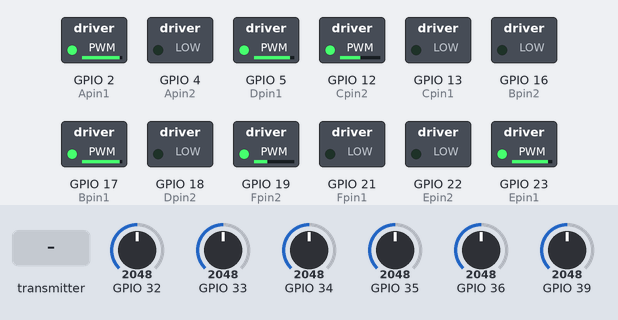
A sketch run on a simulated ESP32. Shown: switched loads named in the sketch (green lamp = pin HIGH). Inputs (shaded band) come from the test bench; at power-on: GPIO 39 = 2048, GPIO 32 = 2048, GPIO 33 = 2048, GPIO 34 = 2048, GPIO 35 = 2048, GPIO 36 = 2048. What the sketch prints to the serial monitor is not drawn.

Above: at 1.2 s.
1.3 s: GPIO 39 set to 1961
At 2.2 s:
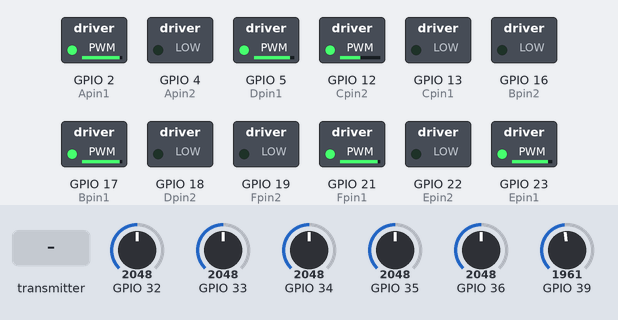
2.8 s: GPIO 32 set to 2866
At 3.6 s:
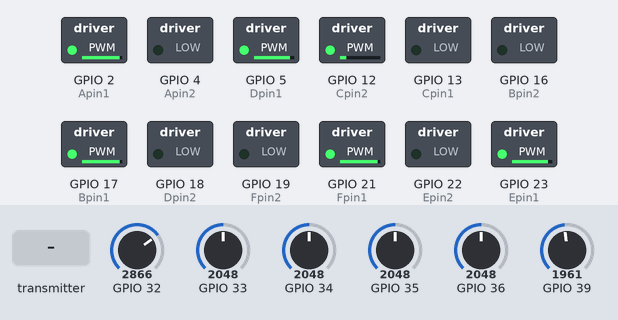
4.3 s: GPIO 33 set to 1228
At 4.7 s:
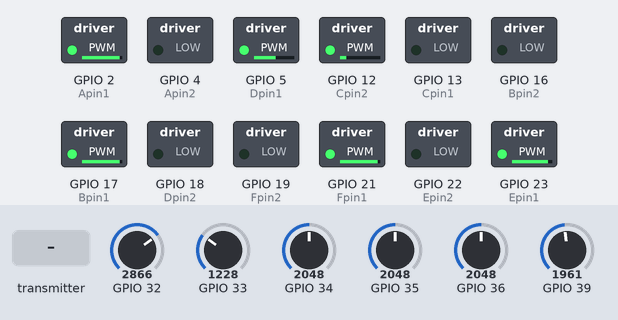
5.8 s: the transmitter starts sending Fdest = 25
At 6.4 s:
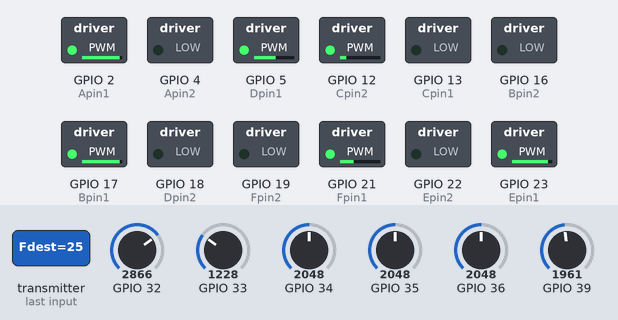
7.3 s: the transmitter starts sending Adest = 25
At 8.5 s:
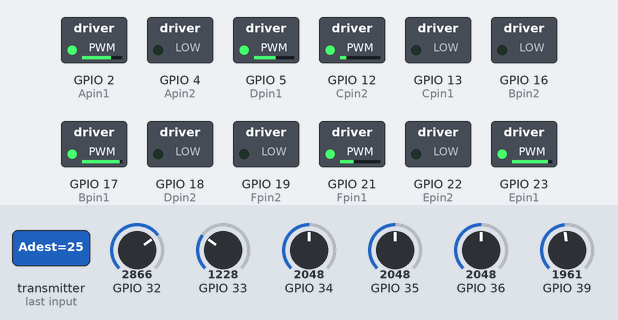
8.8 s: GPIO 34 set to 460
At 9.1 s:
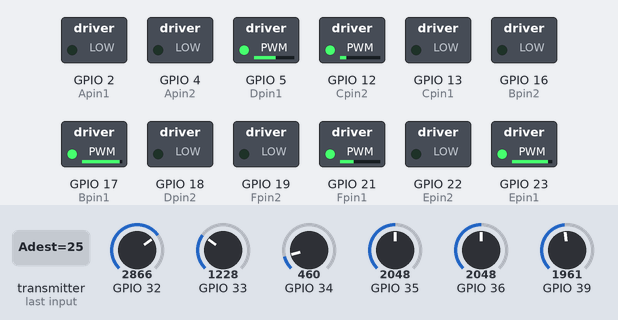
Timing chart, 0 to 11.3 s (numbered marks = the images above; inputs shaded):
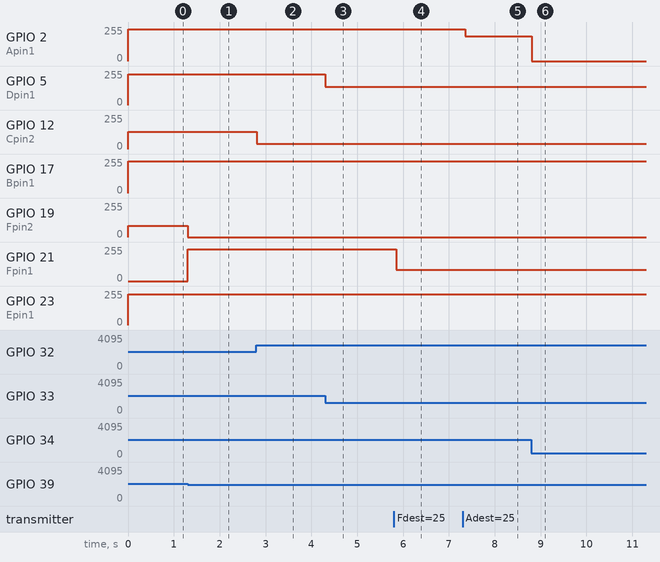

Measured:
- the behaviour switches between 2000 and 1999 on GPIO 39 (found by bisection; images 0 and 1)
- after the input at 1.3 s, GPIO 19 (Fpin2): 84/255 → 0/255 at once; GPIO 21 (Fpin1): 0/255 → 239/255 at once
- after the input at 2.8 s, GPIO 12 (Cpin2): 128/255 → 39/255 at once
- after the input at 4.3 s, GPIO 5 (Dpin1): 229/255 → 138/255 at once
- after the input at 5.8 s, GPIO 21 (Fpin1): 239/255 → 85/255 after 0.06 s
- after the input at 7.3 s, GPIO 2 (Apin1): 239/255 → 184/255 after 0.06 s
- after the input at 8.8 s, GPIO 2 (Apin1): 184/255 → 0/255 at once

The sketch:

HandProgram2.ino
```cpp
#include <esp_now.h>
#include <WiFi.h>

typedef struct struct_message {
    float Adest;
    float Bdest;
    float Cdest;
    float Ddest;
    float Edest;
    float Fdest;

} struct_message;
struct_message myData;
void OnDataRecv(const uint8_t * mac, const uint8_t *incomingData, int len) {
  memcpy(&myData, incomingData, sizeof(myData));
  //Serial.print("Bytes received: ");
}


const int freq = 1000;
const int res = 8;
// motor PID control variables
int motorLimit = 240;
int kp = 450;
int kd = 300;
int kpT = 450;
int kdT = 2100;

// A = middle finger B = pointer finger C = ring finger D = pinky

float AcalculatedPos = 10.6;
int ArawPotValue = 0;
int ArawPotValuePrev = 0;
int Aoffset = 2000;
int Aadjusted = 0;
int AadjustedPrev = 0;

float BcalculatedPos = 10.0;
int BrawPotValue = 0;
int BrawPotValuePrev = 0;
int Boffset = 2000;
int Badjusted = 0;
int BadjustedPrev = 0;

float CcalculatedPos = 10.0;
int CrawPotValue = 0;
int CrawPotValuePrev = 0;
int Coffset = 2000;
int Cadjusted = 0;
int CadjustedPrev = 0;

float DcalculatedPos = 10.0;
int DrawPotValue = 0;
int DrawPotValuePrev = 0;
int Doffset = 2000;
int Dadjusted = 0;
int DadjustedPrev = 0;


float EcalculatedPos = 10.0;
int ErawPotValue = 0;
int ErawPotValuePrev = 0;
int Eoffset = 2000;
int Eadjusted = 0;
int EadjustedPrev = 0;

float FcalculatedPos = 10.0;
int FrawPotValue = 0;
int FrawPotValuePrev = 0;
int Foffset = 2000;
int Fadjusted = 0;
int FadjustedPrev = 0;

//  A is middle, B is pointer, C is Ring, D is pinky, E is thumb fold, F is thumb digits

float Agoal = 10.6;
float Aerror, AprevError;
int Apin1 = 2, Apin2 = 4;                   // motor signal pins
const int Achan1 =0, Achan2 = 1;            // channells
int Aout1 = 0, Aout2 = 0;

float Bgoal = 10.2;
float Berror, BprevError;
int Bpin1 = 17, Bpin2 = 16;                   // motor signal pins
const int Bchan1 =2, Bchan2 = 3;            // channells
int Bout1 = 0, Bout2 = 0;

float Cgoal = 10.3;
float Cerror, CprevError;
int Cpin1 = 13, Cpin2 = 12;                   // motor signal pins
const int Cchan1 =4, Cchan2 = 5;            // channells
int Cout1 = 0, Cout2 = 0;

float Dgoal = 9.5;
float Derror, DprevError;
int Dpin1 = 5, Dpin2 = 18;                   // motor signal pins
const int Dchan1 =6, Dchan2 = 7;            // channells
int Dout1 = 0, Dout2 = 0;

float Egoal = 10.2;
float Eerror, EprevError;
int Epin1 = 23, Epin2 = 22;                   // motor signal pins
const int Echan1 =8, Echan2 = 9;            // channells
int Eout1 = 0, Eout2 = 0;

float Fgoal = 0.8;
float Ferror, FprevError;
int Fpin1 = 21, Fpin2 = 19;                   // motor signal pins
const int Fchan1 =10, Fchan2 = 11;            // channells
int Fout1 = 0, Fout2 = 0;


void setup() {
  // put your setup code here, to run once:
  Serial.begin (115200);
  WiFi.mode(WIFI_STA);
  if (esp_now_init() != ESP_OK) {
    //Serial.println("Error initializing ESP-NOW");
    return;
  }
  esp_now_register_recv_cb(esp_now_recv_cb_t(OnDataRecv));


  // Motor A setup
  ledcSetup(Achan1,freq,res);  ledcSetup(Achan2,freq,res);
  ledcAttachPin(Apin1,Achan1); ledcAttachPin(Apin2,Achan2);
  ledcWrite(Achan1, 0); ledcWrite(Achan2, 0);

  ledcSetup(Bchan1,freq,res);  ledcSetup(Bchan2,freq,res);
  ledcAttachPin(Bpin1,Bchan1); ledcAttachPin(Bpin2,Bchan2);
  ledcWrite(Bchan1, 0); ledcWrite(Bchan2, 0);

  ledcSetup(Cchan1,freq,res);  ledcSetup(Cchan2,freq,res);
  ledcAttachPin(Cpin1,Cchan1); ledcAttachPin(Cpin2,Cchan2);
  ledcWrite(Cchan1, 0); ledcWrite(Cchan2, 0);

  ledcSetup(Dchan1,freq,res);  ledcSetup(Dchan2,freq,res);
  ledcAttachPin(Dpin1,Dchan1); ledcAttachPin(Dpin2,Dchan2);
  ledcWrite(Dchan1, 0); ledcWrite(Dchan2, 0);

  ledcSetup(Echan1,freq,res);  ledcSetup(Echan2,freq,res);
  ledcAttachPin(Epin1,Echan1); ledcAttachPin(Epin2,Echan2);
  ledcWrite(Echan1, 0); ledcWrite(Echan2, 0);

  ledcSetup(Fchan1,freq,res);  ledcSetup(Fchan2,freq,res);
  ledcAttachPin(Fpin1,Fchan1); ledcAttachPin(Fpin2,Fchan2);
  ledcWrite(Fchan1, 0); ledcWrite(Fchan2, 0);

  pinMode(32,INPUT); pinMode(33,INPUT);pinMode(34,INPUT);pinMode(35,INPUT);pinMode(36,INPUT);pinMode(39,INPUT);


}

void loop() {

  if (Serial.available() > 0) {  // Check if data is available to read
    Fgoal = Serial.parseFloat();  // Read and parse the float value
    while (Serial.available() > 0) { Serial.read(); }
  }

  //receive comands from glove

  Agoal = constrain(myData.Adest,8.5,10.6);
  Bgoal = constrain(myData.Bdest,7.9,10.2);
  Cgoal = constrain(myData.Cdest,10.3,12.5);
  Dgoal = constrain(myData.Ddest,9.5,11.7);
  Egoal = constrain(myData.Edest,9.5,10.2);
  Fgoal = constrain(myData.Fdest,0.2,0.8);


  Agoal = constrain(Agoal,8.5,10.6);
  Bgoal = constrain(Bgoal,7.9,10.2);
  Cgoal = constrain(Cgoal,10.3,12.5);
  Dgoal = constrain(Dgoal,9.5,11.7);
  Egoal = constrain(Egoal,9.5,10.2);
  Fgoal = constrain(Fgoal,0.2,0.8);

  //find motor positions
  ArawPotValue = analogRead(34);
  if(ArawPotValue>=Aoffset){Aadjusted = ArawPotValue - Aoffset;}  else{ Aadjusted = ArawPotValue + (4095 - Aoffset); }
  AcalculatedPos = getMotorPos(AcalculatedPos,Aadjusted,AadjustedPrev);

  BrawPotValue = analogRead(35);
  if(BrawPotValue>=Boffset){Badjusted = BrawPotValue - Boffset;}  else{ Badjusted = BrawPotValue + (4095 - Boffset); }
  BcalculatedPos = getMotorPos(BcalculatedPos,Badjusted,BadjustedPrev);

  CrawPotValue = analogRead(32);
  if(CrawPotValue>=Coffset){Cadjusted = CrawPotValue - Coffset;}  else{ Cadjusted = CrawPotValue + (4095 - Coffset); }
  CcalculatedPos = getMotorPos(CcalculatedPos,Cadjusted,CadjustedPrev);

  DrawPotValue = analogRead(33);
  if(DrawPotValue>=Doffset){Dadjusted = DrawPotValue - Doffset;}  else{ Dadjusted = DrawPotValue + (4095 - Doffset); }
  DcalculatedPos = getMotorPos(DcalculatedPos,Dadjusted,DadjustedPrev);

  ErawPotValue = analogRead(36);
  if(ErawPotValue>=Eoffset){Eadjusted = ErawPotValue - Eoffset;}  else{ Eadjusted = ErawPotValue + (4095 - Eoffset); }
  EcalculatedPos = getMotorPos2(EcalculatedPos,Eadjusted,EadjustedPrev);

  FrawPotValue = analogRead(39);
  if(FrawPotValue>=Foffset){Fadjusted = FrawPotValue - Foffset;}  else{ Fadjusted = FrawPotValue + (4095 - Foffset); }
  FcalculatedPos = getThumbMotorPos(Fadjusted);


  //give motor power to move towards the goal
  Aerror = Agoal - AcalculatedPos;
  pidController(Aerror, AprevError, Aout1, Aout2);
  ledcWrite(Achan1, Aout1); ledcWrite(Achan2, Aout2);
  Berror = Bgoal - BcalculatedPos;
  pidController(Berror, BprevError, Bout1, Bout2);
  ledcWrite(Bchan1, Bout1); ledcWrite(Bchan2, Bout2);
  Cerror = Cgoal - CcalculatedPos;
  pidController(Cerror, CprevError, Cout1, Cout2);
  ledcWrite(Cchan1, Cout1); ledcWrite(Cchan2, Cout2);
  Derror = Dgoal - DcalculatedPos;
  pidController(Derror, DprevError, Dout1, Dout2);
  ledcWrite(Dchan1, Dout1); ledcWrite(Dchan2, Dout2);
  Eerror = Egoal - EcalculatedPos;
  pidController(Eerror, EprevError, Eout1, Eout2);
  ledcWrite(Echan1, Eout1); ledcWrite(Echan2, Eout2);
  Ferror = Fgoal - FcalculatedPos;
  pidControllerThumb(Ferror, FprevError, Fout1, Fout2);
  ledcWrite(Fchan1, Fout1); ledcWrite(Fchan2, Fout2);


  // update previous pot values and errors
  ArawPotValuePrev = ArawPotValue;
  AadjustedPrev = Aadjusted;
  AprevError = Aerror;

  BrawPotValuePrev = BrawPotValue;
  BadjustedPrev = Badjusted;
  BprevError = Berror;

  CrawPotValuePrev = CrawPotValue;
  CadjustedPrev = Cadjusted;
  CprevError = Cerror;

  DrawPotValuePrev = DrawPotValue;
  DadjustedPrev = Dadjusted;
  DprevError = Derror;

  ErawPotValuePrev = ErawPotValue;
  EadjustedPrev = Eadjusted;
  EprevError = Eerror;

  FrawPotValuePrev = FrawPotValue;
  FadjustedPrev = Fadjusted;
  FprevError = Ferror;


  Serial.print(Fgoal);
  Serial.print("    ");
  Serial.println(FcalculatedPos);


  delay (3);
}

float getMotorPos (float calculatedPos, int rawPotVal, int prevRawPotVal){

  float UpdatedMotorPos = 10;
  int totalSpins = int(calculatedPos);

  float fraction = (rawPotVal*1.0)/4097.0;
  if(fraction>0.99){fraction = .99;}

  // figure out if we completed a full rotation, and in what direction
  if(rawPotVal<500 && prevRawPotVal>3600){ totalSpins +=1; }
  if(rawPotVal>3600 && prevRawPotVal<500){ totalSpins -=1;}


  UpdatedMotorPos = totalSpins*1.0+fraction*1.0;

  if(UpdatedMotorPos-calculatedPos>.5){
    totalSpins-=1;
    UpdatedMotorPos = totalSpins*1.0+fraction*1.0;
    //Serial.println("problemmmmmmmmmmmmmmmmmmmmmmmmmm");
  }


  if(UpdatedMotorPos-calculatedPos<-.5){
    totalSpins+=1;
    UpdatedMotorPos = totalSpins*1.0+fraction*1.0;
    //Serial.println("problemmmmmmmmmmmmmmmmmmmmmmmmmm");
  }


  return UpdatedMotorPos;

}

void pidController (float error, float prevError, int & out1, int & out2){

  int pwmOut = 0;
  float errorDerriv = (error-prevError);
  pwmOut = kp*error + kd*errorDerriv;     // implement pd controller
  if(abs(error)<.07){pwmOut = 0;}               //prevents vibrations and power draw at low errrors
  if(abs(pwmOut)<35){pwmOut = 0;}

  pwmOut = int(abs(pwmOut));                   //must be positive
  pwmOut = constrain(pwmOut,0,motorLimit);// constrain maximum speed

  if (error<0){         // switch motor direction based on error.
    out1 = pwmOut;
    out2 = 0;
    }
  else{
    out1 = 0;
    out2 = pwmOut;
  }
  //Serial.println(pwmOut);
}

void pidControllerThumb (float error, float prevError, int & out1, int & out2){

  int pwmOut = 0;
  float errorDerriv = (error-prevError);
  pwmOut = kpT*error + kdT*errorDerriv;     // implement pd controller
  if(abs(error)<0.04){pwmOut = 0;}               //prevents vibrations and power draw at low errrors
  if(abs(pwmOut)<35){pwmOut = 0;}

  pwmOut = int(abs(pwmOut));                   //must be positive
  pwmOut = constrain(pwmOut,0,motorLimit);// constrain maximum speed

  if (error<0){         // switch motor direction based on error.
    out1 = pwmOut;
    out2 = 0;
    }
  else{
    out1 = 0;
    out2 = pwmOut;
  }
}


float getThumbMotorPos (int adjusted){

  float UpdatedMotorPos;

  UpdatedMotorPos = (adjusted*1.0)/4097.0;

  return UpdatedMotorPos;
}


float getMotorPos2 (float calculatedPos, int adjusted, int adjustedPrev){

  float UpdatedMotorPos;
  int totalSpins = int(calculatedPos);

  float fraction = (adjusted*1.0)/4097.0;
  float pFraction =(adjustedPrev*1.0)/4097.0;

  if(fraction>0.99){fraction = .99;}
  if(pFraction>0.99){pFraction = .99;}


  if(fraction-pFraction > .96){ totalSpins -=1; }
  if(fraction-pFraction < -.96){ totalSpins +=1;}

  UpdatedMotorPos = totalSpins*1.0+fraction*1.0;

  return UpdatedMotorPos;

}
```
